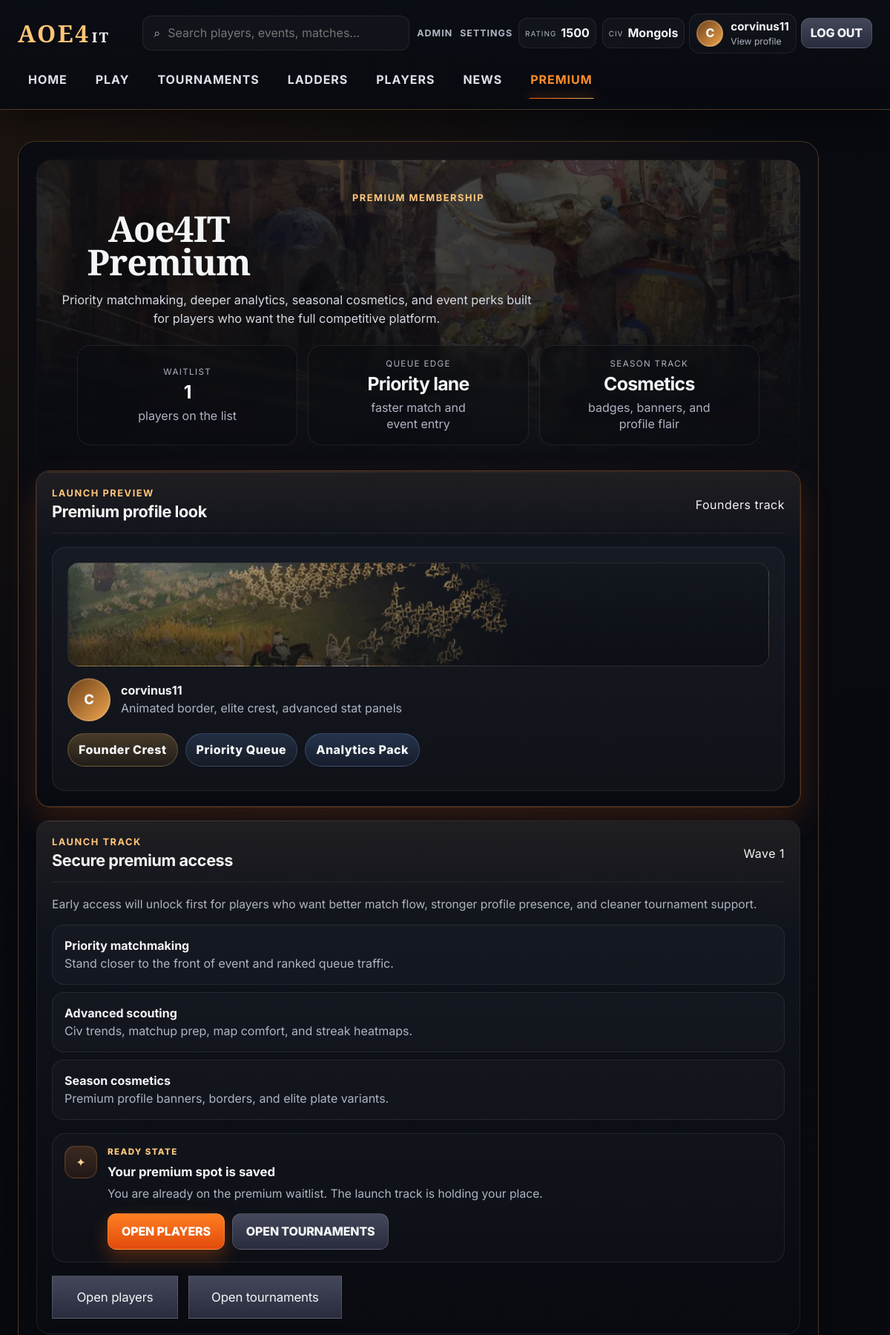
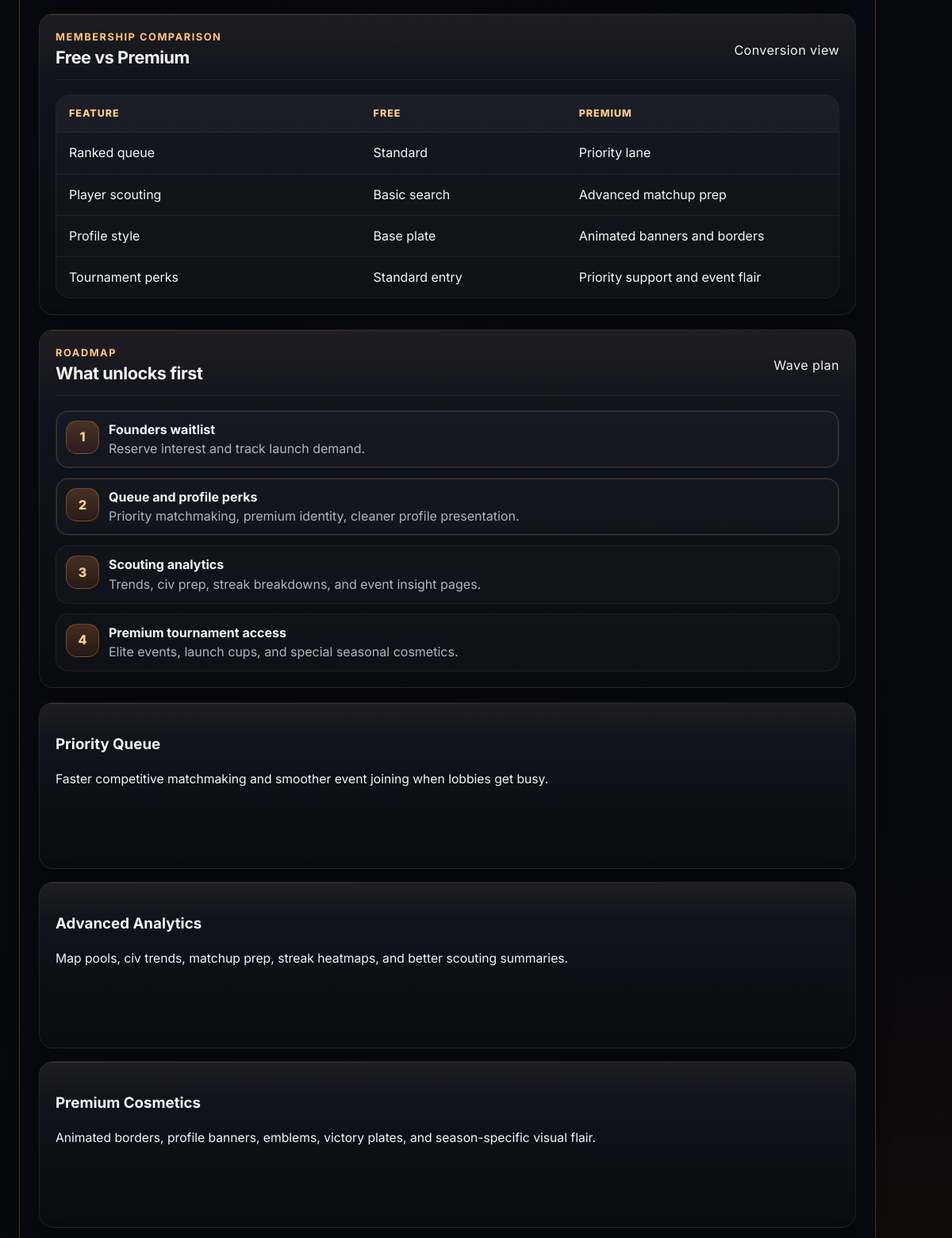
The app's page /premium (signed in, upper part) with its own data (2 pictures, top to bottom).
### tables this page shows
CREATE TABLE players (
            id INTEGER PRIMARY KEY AUTOINCREMENT,
            user_id INTEGER UNIQUE,
            display_name TEXT NOT NULL UNIQUE,
            country TEXT,
            main_civ TEXT,
            bio TEXT,
            rating INTEGER NOT NULL DEFAULT 1500,
            trust_score INTEGER NOT NULL DEFAULT 100,
            is_shadow INTEGER NOT NULL DEFAULT 0,
            created_at TEXT NOT NULL,
            FOREIGN KEY (user_id) REFERENCES users(id)
        );

### app.py (the view)
@app.route('/premium')
def premium():
    current_user = get_current_user()
    waitlist_count = query_one('SELECT COUNT(*) AS c FROM premium_waitlist')['c']
    has_waitlist = bool(current_user and query_one('SELECT id FROM premium_waitlist WHERE user_id = ?', (current_user['id'],)))
    return render_template('premium.html', has_waitlist=has_waitlist, waitlist_count=waitlist_count)

### app.py (called while the page is built)
def email_enabled() -> bool:
    return bool((RESEND_API_KEY and MAIL_FROM) or (SMTP_HOST and MAIL_FROM))

def ensure_csrf_token() -> str:
    token = session.get(CSRF_SESSION_KEY)
    if not token:
        token = secrets.token_urlsafe(32)
        session[CSRF_SESSION_KEY] = token
    return token

def csrf_input() -> Markup:
    return Markup(f'<input type="hidden" name="_csrf_token" value="{escape(ensure_csrf_token())}">')

def validate_csrf_or_reject():
    if request.method in SAFE_HTTP_METHODS or request.endpoint == 'static':
        return None
    sent_token = request.form.get('_csrf_token', '') or request.headers.get('X-CSRF-Token', '')
    expected_token = session.get(CSRF_SESSION_KEY, '')
    if not expected_token or not sent_token or not secrets.compare_digest(str(sent_token), str(expected_token)):
        return csrf_failure_response()
    return None

def get_db() -> sqlite3.Connection:
    if 'db' not in g:
        conn = sqlite3.connect(DB_PATH, timeout=30)
        conn.row_factory = sqlite3.Row
        conn.execute('PRAGMA foreign_keys = ON')
        g.db = conn
    return g.db

def query_all(sql: str, params: tuple = ()):
    return get_db().execute(sql, params).fetchall()

def query_one(sql: str, params: tuple = ()):
    return get_db().execute(sql, params).fetchone()

def now() -> datetime:
    return datetime.now()

def ensure_column(table: str, column: str, definition: str) -> None:
    cols = {row['name'] for row in query_all(f'PRAGMA table_info({table})')}
    if column not in cols:
        get_db().execute(f'ALTER TABLE {table} ADD COLUMN {definition}')
        get_db().commit()

@app.before_request
def apply_request_security():
    session.permanent = True
    csrf_result = validate_csrf_or_reject()
    if csrf_result is not None:
        return csrf_result

def get_current_user() -> Optional[sqlite3.Row]:
    uid = session.get('user_id')
    if not uid:
        return None
    return query_one('SELECT * FROM users WHERE id = ?', (uid,))

def get_current_player() -> Optional[sqlite3.Row]:
    user = get_current_user()
    if not user or not user['player_id']:
        return None
    return query_one('SELECT * FROM players WHERE id = ?', (user['player_id'],))

def is_admin() -> bool:
    user = get_current_user()
    return bool(user and user['is_admin'])

def shadow_lab_available() -> bool:
    return ENABLE_SHADOW_LAB or APP_ENV == 'development'

### templates/premium.html (shortened to what this page needs)
{% extends 'faceit_base.html' %}
{% from '_faceit_macros.html' import empty_panel %}
{% block content %}
<section class="simple-page premium-page premium-tier2">
  <div class="simple-header premium-hero-header" style="background-image:linear-gradient(180deg, rgba(10,13,19,.28), rgba(10,13,19,.86)), url('{{ url_for('static', filename='art/header_market.webp') }}'); background-size:cover; background-position:center; border-radius:22px; border:1px solid rgba(255,255,255,.08);">
    <div class="hero-kicker">Premium membership</div>
    <h1>Aoe4IT Premium</h1>
    <p>Priority matchmaking, deeper analytics, seasonal cosmetics, and event perks built for players who want the full competitive platform.</p>
    <div class="premium-head-stats">
      <div class="signal-card compact-signal"><span class="signal-label">Waitlist</span><strong>{{ waitlist_count }}</strong><div class="muted">players on the list</div></div>
      <div class="signal-card compact-signal"><span class="signal-label">Queue edge</span><strong>Priority lane</strong><div class="muted">faster match and event entry</div></div>
      <div class="signal-card compact-signal"><span class="signal-label">Season track</span><strong>Cosmetics</strong><div class="muted">badges, banners, and profile flair</div></div>
    </div>
  </div>
  <section class="premium-showcase-grid">
    <article class="card premium-preview-card glow-orange">
      <div class="section-head">
        <div>
          <div class="hero-kicker">Launch preview</div>
          <h3>Premium profile look</h3>
        </div>
        <span class="pill">Founders track</span>
      </div>
      <div class="premium-preview-shell">
        <div class="premium-banner"></div>
        <div class="premium-profile-row">
          <div class="profile-avatar big">{{ (current_player.display_name if current_player else (current_user.username if current_user else 'P'))[0]|upper }}</div>
          <div>
            <strong>{{ current_player.display_name if current_player else (current_user.username if current_user else 'Premium Member') }}</strong>
            <div class="muted">Animated border, elite crest, advanced stat panels</div>
          </div>
        </div>
        <div class="premium-token-row">
          <span class="rank-badge gold-badge">Founder Crest</span>
          <span class="rank-badge">Priority Queue</span>
          <span class="rank-badge blue-badge">Analytics Pack</span>
        </div>
      </div>
    </article>
    <article class="card premium-cta-card">
      <div class="section-head">
        <div>
          <div class="hero-kicker">Launch track</div>
          <h3>Secure premium access</h3>
        </div>
        <span class="pill">Wave 1</span>
      </div>
      <p class="muted top-gap">Early access will unlock first for players who want better match flow, stronger profile presence, and cleaner tournament support.</p>
      <div class="premium-cta-points">
        <div class="list-row"><div class="row-main"><strong>Priority matchmaking</strong><div class="muted">Stand closer to the front of event and ranked queue traffic.</div></div></div>
        <div class="list-row"><div class="row-main"><strong>Advanced scouting</strong><div class="muted">Civ trends, matchup prep, map comfort, and streak heatmaps.</div></div></div>
        <div class="list-row"><div class="row-main"><strong>Season cosmetics</strong><div class="muted">Premium profile banners, borders, and elite plate variants.</div></div></div>
      </div>
      <div class="premium-cta-actions top-gap">
        {% if current_user %}
          {% if has_waitlist %}
          {{ empty_panel('Your premium spot is saved', 'You are already on the premium waitlist. The launch track is holding your place.', url_for('players'), 'Open players', url_for('tournaments'), 'Open tournaments', compact=True) }}
          <div class="hero-actions top-gap">
            <a class="cta-secondary" href="{{ url_for('players') }}">Open players</a>
            <a class="cta-secondary" href="{{ url_for('tournaments') }}">Open tournaments</a>
          </div>
          {% else %}
          <form method="post" action="{{ url_for('premium_waitlist') }}">{{ csrf_input() }}
            <button class="cta-primary" type="submit">Join Premium Waitlist</button>
          </form>
          {% endif %}
        {% else %}
        {{ empty_panel('Account required', 'Create an account first, then join the premium waitlist and hold your launch position.', url_for('register_account'), 'Create account', url_for('login'), 'Log in', compact=True) }}
        {% endif %}
      </div>
    </article>
  </section>
  <section class="premium-comparison-grid top-gap">
    <article class="card premium-feature-board">
      <div class="section-head">
        <div>
          <div class="hero-kicker">Membership comparison</div>
          <h3>Free vs Premium</h3>
        </div>
        <span class="pill">Conversion view</span>
      </div>
      <div class="comparison-table top-gap">
        <div class="comparison-head comparison-row">
          <div>Feature</div>
          <div>Free</div>
          <div>Premium</div>
        </div>
        <div class="comparison-row"><div>Ranked queue</div><div>Standard</div><div>Priority lane</div></div>
        <div class="comparison-row"><div>Player scouting</div><div>Basic search</div><div>Advanced matchup prep</div></div>
        <div class="comparison-row"><div>Profile style</div><div>Base plate</div><div>Animated banners and borders</div></div>
        <div class="comparison-row"><div>Tournament perks</div><div>Standard entry</div><div>Priority support and event flair</div></div>
      </div>
    </article>
    <article class="card premium-roadmap-card">
      <div class="section-head">
        <div>
          <div class="hero-kicker">Roadmap</div>
          <h3>What unlocks first</h3>
        </div>
        <span class="pill">Wave plan</span>
      </div>
      <div class="premium-roadmap top-gap">
        <div class="roadmap-step active">
          <div class="roadmap-node">1</div>
          <div><strong>Founders waitlist</strong><div class="muted">Reserve interest and track launch demand.</div></div>
        </div>
        <div class="roadmap-step active">
          <div class="roadmap-node">2</div>
          <div><strong>Queue and profile perks</strong><div class="muted">Priority matchmaking, premium identity, cleaner profile presentation.</div></div>
        </div>
        <div class="roadmap-step">
          <div class="roadmap-node">3</div>
          <div><strong>Scouting analytics</strong><div class="muted">Trends, civ prep, streak breakdowns, and event insight pages.</div></div>
        </div>
        <div class="roadmap-step">
          <div class="roadmap-node">4</div>
          <div><strong>Premium tournament access</strong><div class="muted">Elite events, launch cups, and special seasonal cosmetics.</div></div>
        </div>
      </div>
    </article>
  </section>
  <div class="premium-grid top-gap">
    <article class="card premium-feature premium-spotlight"><h3>Priority Queue</h3><p>Faster competitive matchmaking and smoother event joining when lobbies get busy.</p></article>
    <article class="card premium-feature premium-spotlight"><h3>Advanced Analytics</h3><p>Map pools, civ trends, matchup prep, streak heatmaps, and better scouting summaries.</p></article>
    <article class="card premium-feature premium-spotlight"><h3>Premium Cosmetics</h3><p>Animated borders, profile banners, emblems, victory plates, and season-specific visual flair.</p></article>
  </div>
</section>
{% endblock %}

### templates/faceit_base.html (shortened to what this page needs)
<!doctype html>
<html lang="en">
<head>
  <link rel="stylesheet" href="{{ url_for('static', filename='faceit.css') }}">
</head>
<body class="faceit-shell {% block body_class %}{% endblock %}">
  <div class="app-shell">
    <header class="topbar {% if current_user %}topbar-auth{% else %}topbar-guest{% endif %}">
      <div class="brand-wrap">
        <a class="brand" href="{{ url_for('dashboard') }}">AOE4<span>IT</span></a>
      </div>
      <div class="topbar-controls">
        <form class="search-box" method="get" action="{{ url_for('search') }}">
          <button class="search-submit" type="submit" aria-label="Search">⌕</button>
          <input type="text" name="q" value="{{ request.args.get('q', '') if request.endpoint == 'search' else '' }}" placeholder="Search players, events, matches..." aria-label="Search" />
        </form>
        {% if current_user %}
        <div class="topbar-account">
          <div class="utility-links">
            {% if admin_mode %}<a class="utility-link" href="{{ url_for('admin') }}">Admin</a>{% endif %}
            <a class="utility-link" href="{{ url_for('settings') }}">Settings</a>
          </div>
          {% if current_player %}
          <div class="stat-cluster">
            <div class="top-stat"><span class="top-stat-label">Rating</span><strong>{{ current_player.rating }}</strong></div>
            <div class="top-stat"><span class="top-stat-label">Civ</span><strong>{{ current_player.main_civ or 'Unpicked' }}</strong></div>
          </div>
          {% endif %}
          <a class="profile-pill compact-profile" href="{{ url_for('player_detail', player_id=current_player.id) if current_player else url_for('players') }}">
            <div class="profile-avatar">{{ (current_player.display_name or current_user.username)[0]|upper }}</div>
            <div class="profile-copy">
              <div class="profile-name">{{ current_player.display_name if current_player else current_user.username }}</div>
              <div class="profile-level">View profile</div>
            </div>
          </a>
          <form method="post" action="{{ url_for('logout') }}" class="logout-inline">{{ csrf_input() }}
            <button class="small-btn alt topbar-action" type="submit">Log out</button>
          </form>
        </div>
        {% else %}
        <div class="guest-actions">
          <a class="small-btn alt topbar-action" href="{{ url_for('login') }}">Log in</a>
          <a class="small-btn topbar-action" href="{{ url_for('register_account') }}">Register</a>
        </div>
        {% endif %}
      </div>
      <nav class="nav" id="mainNav">
        <a class="nav-link {% if request.endpoint == 'dashboard' %}active{% endif %}" href="{{ url_for('dashboard') }}">Home</a>
        <a class="nav-link {% if request.endpoint in ['play','practice_room_detail','hidden_draft_lab','hidden_draft_room'] %}active{% endif %}" href="{{ url_for('play') }}">Play</a>
        <a class="nav-link {% if request.endpoint in ['tournaments','tournament_detail','match_detail'] %}active{% endif %}" href="{{ url_for('tournaments') }}">Tournaments</a>
        <a class="nav-link {% if request.endpoint == 'ladder' %}active{% endif %}" href="{{ url_for('ladder') }}">Ladders</a>
        <a class="nav-link {% if request.endpoint in ['players','player_detail'] %}active{% endif %}" href="{{ url_for('players') }}">Players</a>
        <a class="nav-link {% if request.endpoint == 'news' %}active{% endif %}" href="{{ url_for('news') }}">News</a>
        <a class="nav-link premium-link {% if request.endpoint == 'premium' %}active{% endif %}" href="{{ url_for('premium') }}">Premium</a>
      </nav>
    </header>
    <main class="faceit-main">
      {% block content %}{% endblock %}
    </main>
  </div>
</body>
</html>

### records on screen
players: rating "1500", main_civ "Mongols", display_name "C", display_name "corvinus11"

### other values on screen
{{ waitlist_count }} "1"
{{ title }} "Your premium spot is saved"
{{ body }} "You are already on the premium waitlist. The launch track is holding your place."
{{ primary_text }} "OPEN PLAYERS"
{{ secondary_text }} "OPEN TOURNAMENTS"
